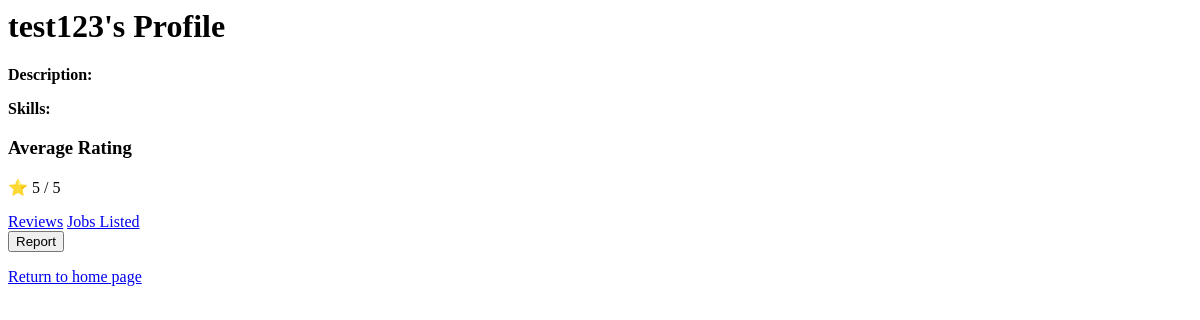
/users/profile/19/, run on an earlier commit of the app's database.
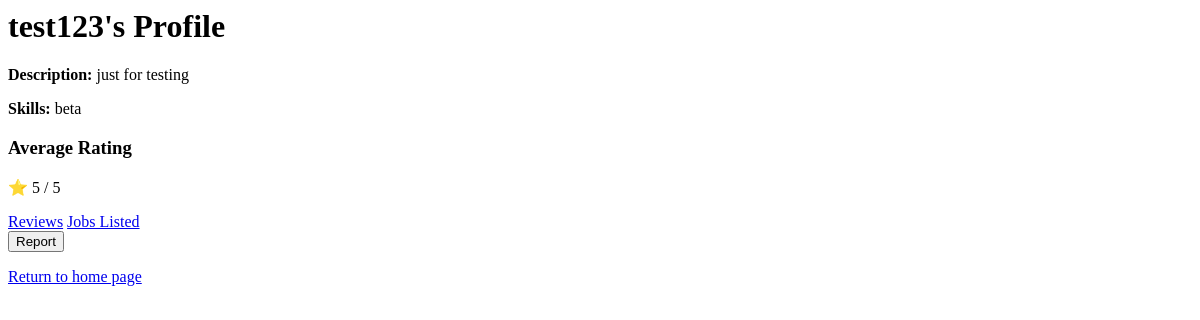
And on a later commit of the database.
### users/models.py (models this page shows, shortened)
class Profile(models.Model):
    user = models.OneToOneField(User, on_delete=models.CASCADE)
    profile_name = models.CharField(max_length=30, unique=False, blank=True, null=False)
    profile_picture = models.ImageField(upload_to='profile_pics/', blank=True, null=True)
    location = models.TextField(blank=False)
    description = models.TextField(blank=True)
    avg_review_score = models.FloatField(default=0.0)
    skills = models.TextField(blank=True)
    resume = models.FileField(upload_to='resumes/', blank=True, null=True)

### users/views.py (the view)
# urls.py: path('profile/<int:profile_id>/', views.profile_detail, name='profile_detail'),
def profile_detail(request, profile_id):
    profile = get_object_or_404(Profile, id=profile_id)
    reviews = Review.objects.filter(review_received=profile)
    average_rating = Review.objects.filter(review_received=profile).aggregate(Avg('rating'))['rating__avg']
    return render(request, 'users/profile_detail.html', {
        'profile': profile,
        'reviews': reviews,
        'average_rating': average_rating,
    })

### users/context_processors.py (called while the page is built)
def unread_messages(request):
    if request.user.is_authenticated:
        conversations = Conversation.objects.filter(
            messages__is_read=False
        ).exclude(messages__sender=request.user).distinct()
        count = conversations.count()
    else:
        count = 0
    return {'unread_count': count}

### users/templates/users/profile_detail.html (shortened to what this page needs)
<h1>{{ profile.profile_name }}'s Profile</h1>
<p><strong>Description:</strong> {{ profile.description }}</p>
<p><strong>Skills:</strong> {{ profile.skills }}</p>
<h3>Average Rating</h3>
{% if average_rating is not None %}
    <p>⭐ {{ average_rating|floatformat:-1 }} / 5</p>
{% else %}
    <p>No ratings yet</p>
{% endif %}
<a href="{% url 'reviews' profile.id %}">Reviews</a>
<a href="{% url 'user_jobs' profile.id %}">Jobs Listed</a>
<form method="post" action="{% url 'profile_report' profile.id %}">
    <button type="submit">Report</button>
</form>
<p><a href="/">Return to home page</a></p>

What changed in the data, as far as the page shows it:
changed Profile "test123": description (not shown) → "just for testing"; skills (not shown) → "beta"
